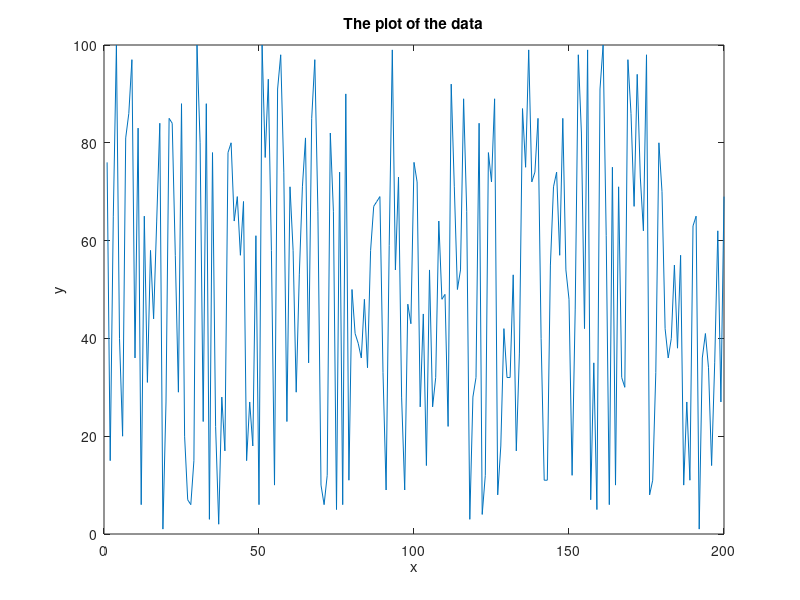
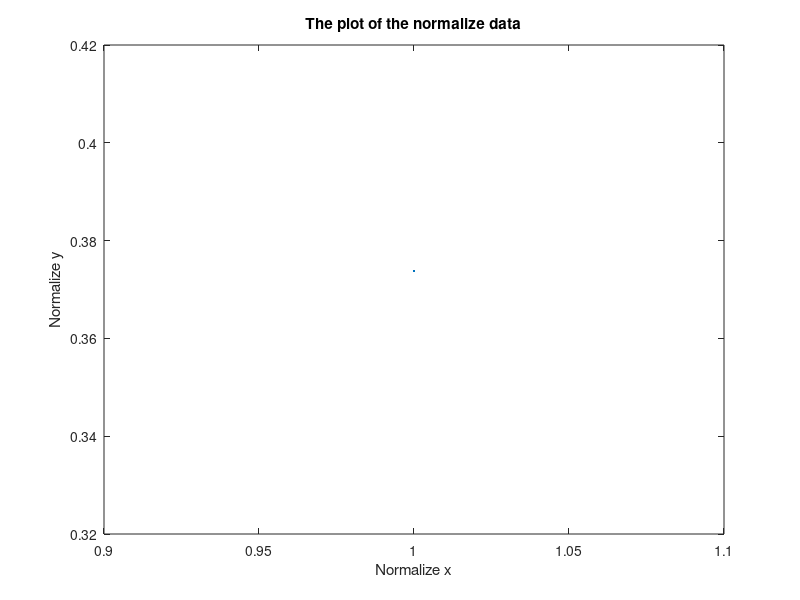

Here is the MATLAB script that generated these plots, in order:
data = randi([1,100],1,200);

% Plot the data 
figure;
plot(data);
xlabel('x');
ylabel('y');
title('The plot of the data');

% Normalize the data between -1 to 1
min_val = min(data);
max_val = max(data);

for i = 1:length(data)
    normalize_data = -1 + 2 * (data(i)-min_val) / (max_val - min_val);
end
% Plot the normalize data
figure;
plot(normalize_data);
xlabel('Normalize x');
ylabel('Normalize y');
title('The plot of the normalize data');

